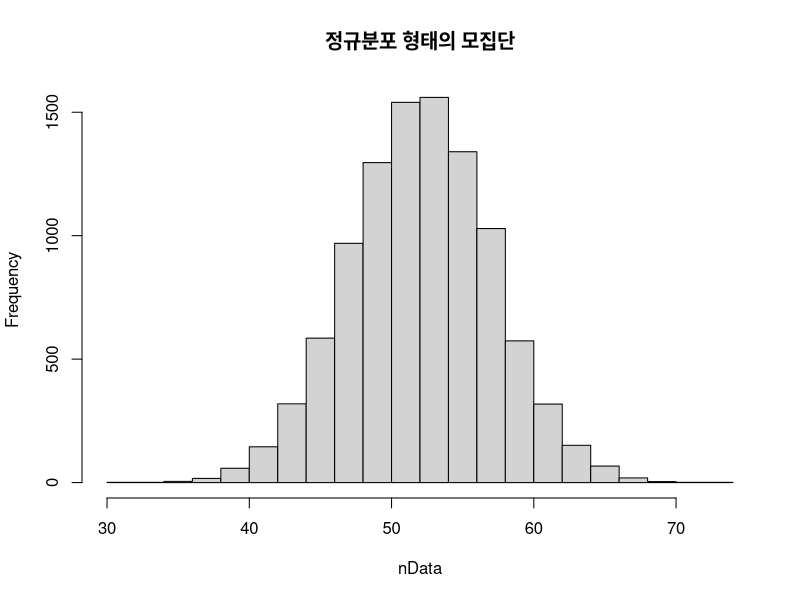
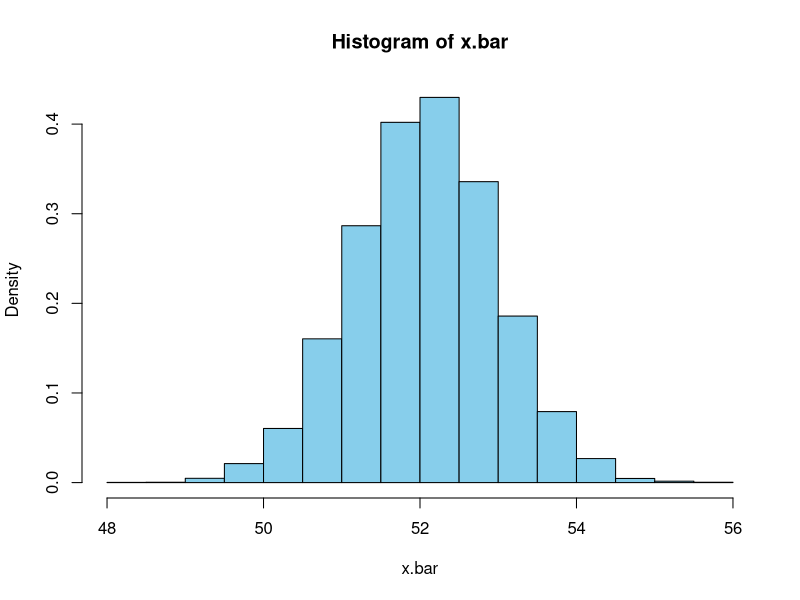
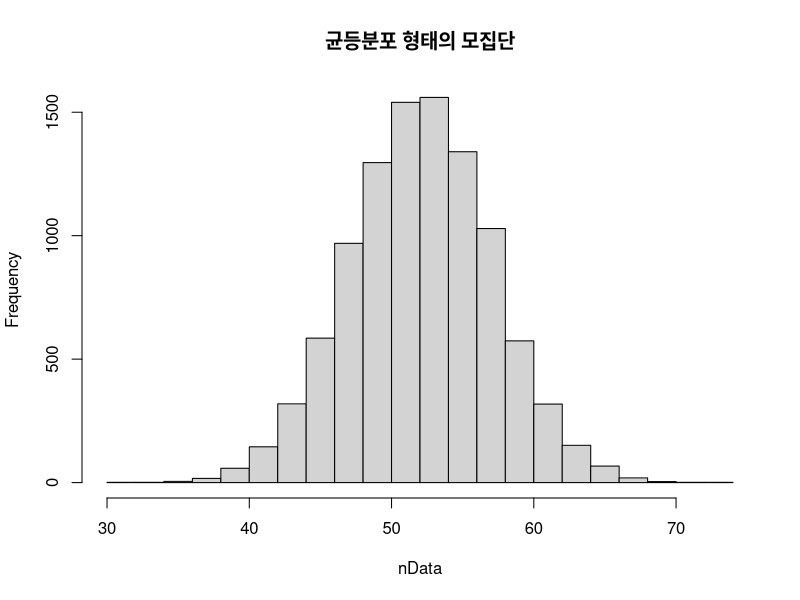
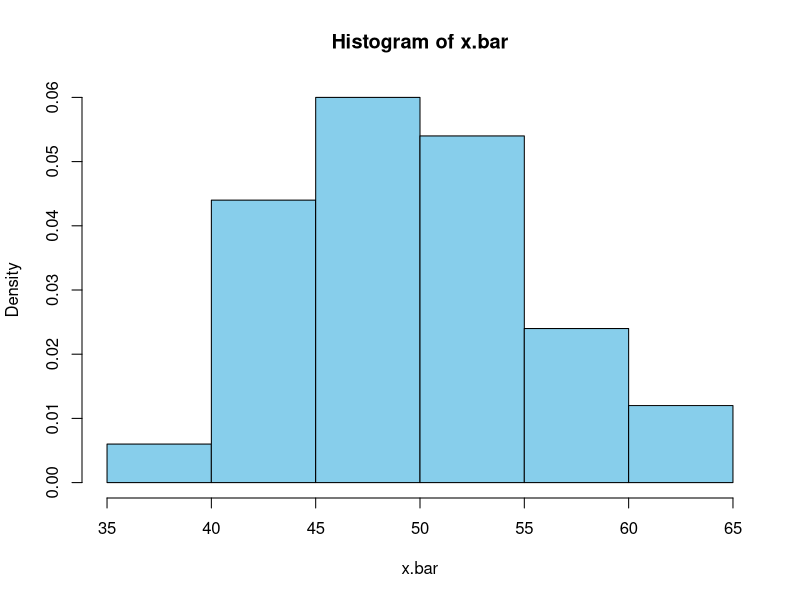
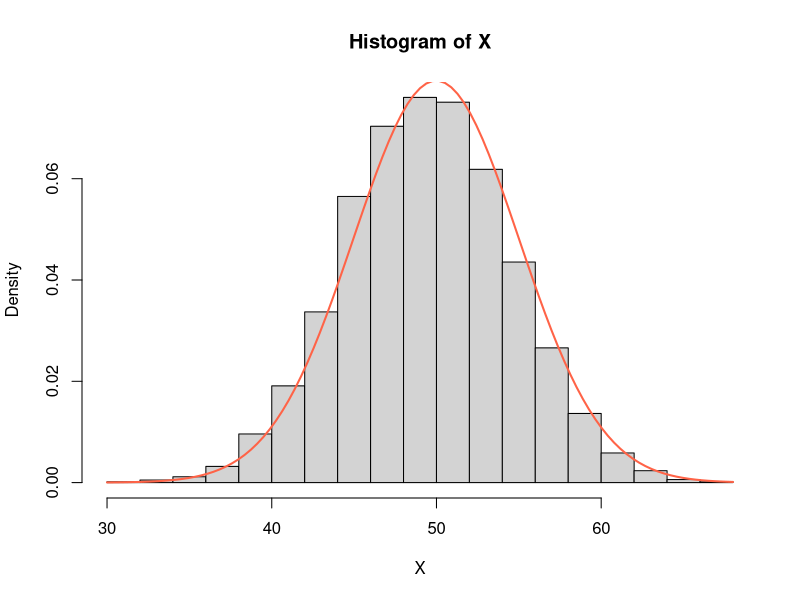

Source code (R) for these figures, in order:
# clt실습-------------------------------------------------------------------------
# 정규분포 모집단-----------------------------------------------------------------
# 평균 : 52, 표준편차 : 5
# 데이터 수 : 10000
# 함수 : rnorm()
n<-10000
nData<-rnorm(n,mean=52,sd=5)
hist(nData,main='정규분포 형태의 모집단')



# 표본집단 => 샘플크기 : 10, 30, 50
x.bar<- c()
for (i in 1:10000){
    x.bar <- c(x.bar,mean(sample(nData,size = 30)))
}
hist(x.bar,col ='skyblue', freq=F)


# 균등분포 모집단-----------------------------------------------------------------
# 최소값 : 0 , 최대값 : 1000
# 데이터 수 : 10000
# 함수 : runif()
uData<-runif(n,min=0,max=100)
hist(nData,main='균등분포 형태의 모집단')



# 표본집단 => 샘플크기 : 10, 30, 50
x.bar<- c()
for (i in 1:100){
    x.bar <- c(x.bar,mean(sample(uData,size = 30)))
}
hist(x.bar,col ='skyblue', freq=F)


# 카이 제곱분포--------------------------------------------------------
# 검정에 사용
# 자유도(df) 기준으로 확률분포, (누적확률, 확률밀도,..)계산
#---------------------------------------------------------------------
# x에 대한 확률
df=30; x=43.77
dchisq(x, df)

# x에 대한 누적확률
pchisq(x, df)       # 디폴트값이 <=X
pchisq(x, df, lower.tail = F)   # P[X>x] 

# 퍼센트에 해당하는 확률변수 값
qchisq(0.95,df)

#실습문제
df=1:5

set.seed(2022)
X<-rbinom(n=10000, size = 100, prob = 0.5)
hist(X,col='lightgray',breaks=15,freq=F)

x<-seq(0,100,1)
curve(dnorm(x,mean(X),sd(X)),add=T,col='tomato',lwd=2)



binom.test(x=65,n=100,p=0.5)






















